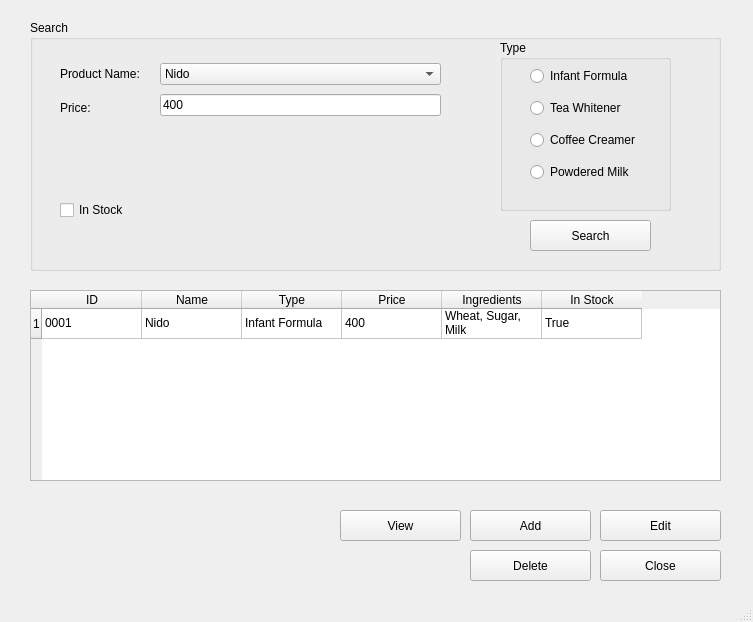
<?xml version="1.0" encoding="UTF-8"?>
<ui version="4.0">
 <class>MainWindow</class>
 <widget class="QMainWindow" name="MainWindow">
  <property name="geometry">
   <rect>
    <x>0</x>
    <y>0</y>
    <width>753</width>
    <height>622</height>
   </rect>
  </property>
  <property name="windowTitle">
   <string>MainWindow</string>
  </property>
  <widget class="QWidget" name="centralwidget">
   <widget class="QTableWidget" name="booksTableWidget">
    <property name="geometry">
     <rect>
      <x>30</x>
      <y>290</y>
      <width>691</width>
      <height>191</height>
     </rect>
    </property>
    <row>
     <property name="text">
      <string>1</string>
     </property>
    </row>
    <column>
     <property name="text">
      <string>ID</string>
     </property>
    </column>
    <column>
     <property name="text">
      <string>Name</string>
     </property>
    </column>
    <column>
     <property name="text">
      <string>Type</string>
     </property>
    </column>
    <column>
     <property name="text">
      <string>Price</string>
     </property>
    </column>
    <column>
     <property name="text">
      <string>Ingredients</string>
     </property>
    </column>
    <column>
     <property name="text">
      <string>In Stock</string>
     </property>
    </column>
    <item row="0" column="0">
     <property name="text">
      <string>0001</string>
     </property>
    </item>
    <item row="0" column="1">
     <property name="text">
      <string>Nido</string>
     </property>
    </item>
    <item row="0" column="2">
     <property name="text">
      <string>Infant Formula</string>
     </property>
    </item>
    <item row="0" column="3">
     <property name="text">
      <string>400</string>
     </property>
    </item>
    <item row="0" column="4">
     <property name="text">
      <string>Wheat, Sugar, Milk</string>
     </property>
    </item>
    <item row="0" column="5">
     <property name="text">
      <string>True</string>
     </property>
    </item>
   </widget>
   <widget class="QPushButton" name="deleteButton">
    <property name="geometry">
     <rect>
      <x>470</x>
      <y>550</y>
      <width>121</width>
      <height>31</height>
     </rect>
    </property>
    <property name="text">
     <string>Delete</string>
    </property>
   </widget>
   <widget class="QGroupBox" name="searched">
    <property name="geometry">
     <rect>
      <x>30</x>
      <y>20</y>
      <width>691</width>
      <height>251</height>
     </rect>
    </property>
    <property name="title">
     <string>Search</string>
    </property>
    <widget class="QGroupBox" name="type">
     <property name="geometry">
      <rect>
       <x>470</x>
       <y>20</y>
       <width>171</width>
       <height>171</height>
      </rect>
     </property>
     <property name="title">
      <string>Type</string>
     </property>
     <widget class="QWidget" name="layoutWidget">
      <property name="geometry">
       <rect>
        <x>30</x>
        <y>20</y>
        <width>120</width>
        <height>131</height>
       </rect>
      </property>
      <layout class="QVBoxLayout" name="verticalLayout_3">
       <item>
        <widget class="QRadioButton" name="rdb1">
         <property name="text">
          <string>Infant Formula</string>
         </property>
        </widget>
       </item>
       <item>
        <widget class="QRadioButton" name="rdb2">
         <property name="text">
          <string>Tea Whitener</string>
         </property>
        </widget>
       </item>
       <item>
        <widget class="QRadioButton" name="rdb3">
         <property name="text">
          <string>Coffee Creamer</string>
         </property>
        </widget>
       </item>
       <item>
        <widget class="QRadioButton" name="rdb3_2">
         <property name="text">
          <string>Powdered Milk</string>
         </property>
        </widget>
       </item>
      </layout>
     </widget>
    </widget>
    <widget class="QCheckBox" name="issueCheck">
     <property name="geometry">
      <rect>
       <x>30</x>
       <y>180</y>
       <width>71</width>
       <height>20</height>
      </rect>
     </property>
     <property name="text">
      <string>In Stock</string>
     </property>
    </widget>
    <widget class="QPushButton" name="searchButton">
     <property name="geometry">
      <rect>
       <x>500</x>
       <y>200</y>
       <width>121</width>
       <height>31</height>
      </rect>
     </property>
     <property name="text">
      <string>Search</string>
     </property>
    </widget>
    <widget class="QWidget" name="layoutWidget">
     <property name="geometry">
      <rect>
       <x>30</x>
       <y>40</y>
       <width>87</width>
       <height>61</height>
      </rect>
     </property>
     <layout class="QVBoxLayout" name="verticalLayout">
      <item>
       <widget class="QLabel" name="label">
        <property name="text">
         <string>Product Name:</string>
        </property>
       </widget>
      </item>
      <item>
       <widget class="QLabel" name="label_2">
        <property name="text">
         <string>Price:</string>
        </property>
       </widget>
      </item>
     </layout>
    </widget>
    <widget class="QWidget" name="layoutWidget">
     <property name="geometry">
      <rect>
       <x>130</x>
       <y>40</y>
       <width>281</width>
       <height>61</height>
      </rect>
     </property>
     <layout class="QVBoxLayout" name="verticalLayout_2">
      <item>
       <widget class="QComboBox" name="categoryCombo">
        <item>
         <property name="text">
          <string>Nido</string>
         </property>
        </item>
        <item>
         <property name="text">
          <string>Everyday</string>
         </property>
        </item>
        <item>
         <property name="text">
          <string>Nestle cream</string>
         </property>
        </item>
       </widget>
      </item>
      <item>
       <widget class="QLineEdit" name="titleline">
        <property name="text">
         <string>400</string>
        </property>
       </widget>
      </item>
     </layout>
    </widget>
   </widget>
   <widget class="QPushButton" name="closeButton">
    <property name="geometry">
     <rect>
      <x>600</x>
      <y>550</y>
      <width>121</width>
      <height>31</height>
     </rect>
    </property>
    <property name="text">
     <string>Close</string>
    </property>
   </widget>
   <widget class="QPushButton" name="viewButton_2">
    <property name="geometry">
     <rect>
      <x>470</x>
      <y>510</y>
      <width>121</width>
      <height>31</height>
     </rect>
    </property>
    <property name="text">
     <string>Add</string>
    </property>
   </widget>
   <widget class="QPushButton" name="viewButton">
    <property name="geometry">
     <rect>
      <x>340</x>
      <y>510</y>
      <width>121</width>
      <height>31</height>
     </rect>
    </property>
    <property name="text">
     <string>View</string>
    </property>
   </widget>
   <widget class="QPushButton" name="viewButton_3">
    <property name="geometry">
     <rect>
      <x>600</x>
      <y>510</y>
      <width>121</width>
      <height>31</height>
     </rect>
    </property>
    <property name="text">
     <string>Edit</string>
    </property>
   </widget>
  </widget>
  <widget class="QMenuBar" name="menubar">
   <property name="geometry">
    <rect>
     <x>0</x>
     <y>0</y>
     <width>753</width>
     <height>26</height>
    </rect>
   </property>
  </widget>
  <widget class="QStatusBar" name="statusbar"/>
 </widget>
 <resources/>
 <connections/>
</ui>
